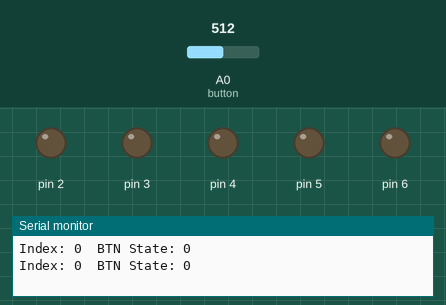
Recording of a sketch running on a simulated Arduino Uno, built with avr-gcc and run on an emulated ATmega328P. On the bench: output pins drawn as LEDs (lit = HIGH), the last lines printed to the serial monitor. Inputs (shaded band) come from the test bench; at power-on: A0 (button) = 512.

Above: at 1.2 s.
1.3 s: A0 (button) set to 275
2.8 s: A0 (button) set to 266
At 3.8 s:
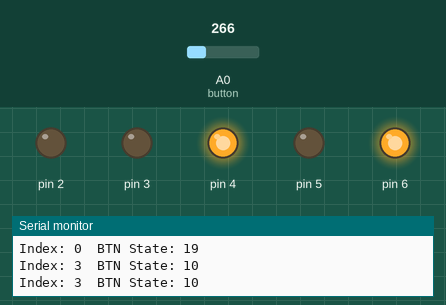
4.3 s: A0 (button) set to 190
At 5.0 s:
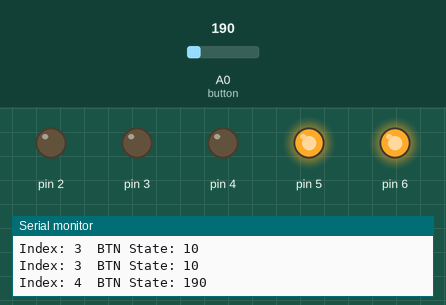
5.8 s: A0 (button) set to 155
7.3 s: A0 (button) set to 130
At 8.5 s:
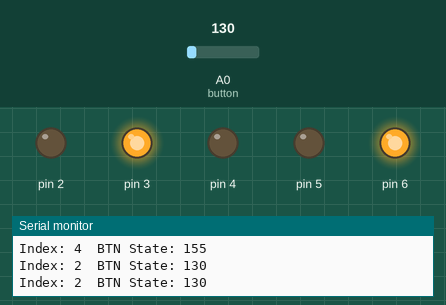
8.8 s: A0 (button) set to 150
At 9.6 s:
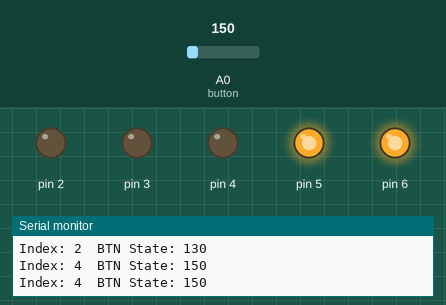
Timing chart, 0 to 11.3 s (numbered marks = the images above; inputs shaded):
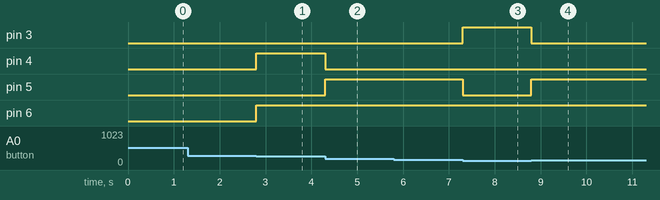

Measured:
- the behaviour switches between 267 and 266 on A0 (button) (found by bisection; images 0 and 1)
- the behaviour switches between 140 and 139 on A0 (button) (found by bisection; images 2 and 3)
- after the input at 2.8 s, pin 4, pin 6: LOW → HIGH at once
- after the input at 4.3 s, pin 4: HIGH → LOW at once; pin 5: LOW → HIGH at once
- after the input at 7.3 s, pin 3: LOW → HIGH at once; pin 5: HIGH → LOW at once
- after the input at 8.8 s, pin 3: HIGH → LOW at once; pin 5: LOW → HIGH at once

The sketch:

JoyStick.ino
```cpp
#define relayCount (sizeof(relays)/sizeof(int))
const int button = A0;
const int relays[]{2,3,4,5,6};
int relayStates[][relayCount]={
    {0,0,0,0,0},
    {1,0,0,0,1},
    {0,1,0,0,1},
    {0,0,1,0,1},
    {0,0,0,1,1}
};
#define STOP 0
#define FORWARD 1
#define RIGHT 2
#define BACK 3
#define LEFT 4
long ct = 0;
uint8_t buttonState, lastBTNstate, index = STOP;
boolean update = false;

void setup(){
    Serial.begin(9600);
    pinMode(button, INPUT);
    for(int i = 0; i < relayCount; i++){
        pinMode(relays[i], OUTPUT);
        digitalWrite(relays[i], relayStates[index][i]);
    }
}

void loop(){
  // Button actions
    buttonState = analogRead(button);

    if(buttonState != lastBTNstate){
        if(buttonState > 50 && buttonState < 100){
            index = FORWARD;
        }
        if(buttonState > 100 && buttonState < 140){
            index = RIGHT;
        }
        if(buttonState > 3 && buttonState <= 10){
            index = BACK;
        }
        if(buttonState > 140 && buttonState <= 200){
            index = LEFT;
        }
        if(buttonState < 3){
            index = STOP;
        }
        update = true;
    }
    if(update){
        for(int i = 0; i < relayCount; i++){
        digitalWrite(relays[i], relayStates[index][i]);
        }
        update = false;
    }
  	if(millis() - ct > 500){
      Serial.print("Index: ");
      Serial.print(index);
      Serial.print("\t");
      Serial.print("BTN State: ");
      Serial.println(buttonState);
      ct = millis();
    }
    lastBTNstate = buttonState;
}
```
